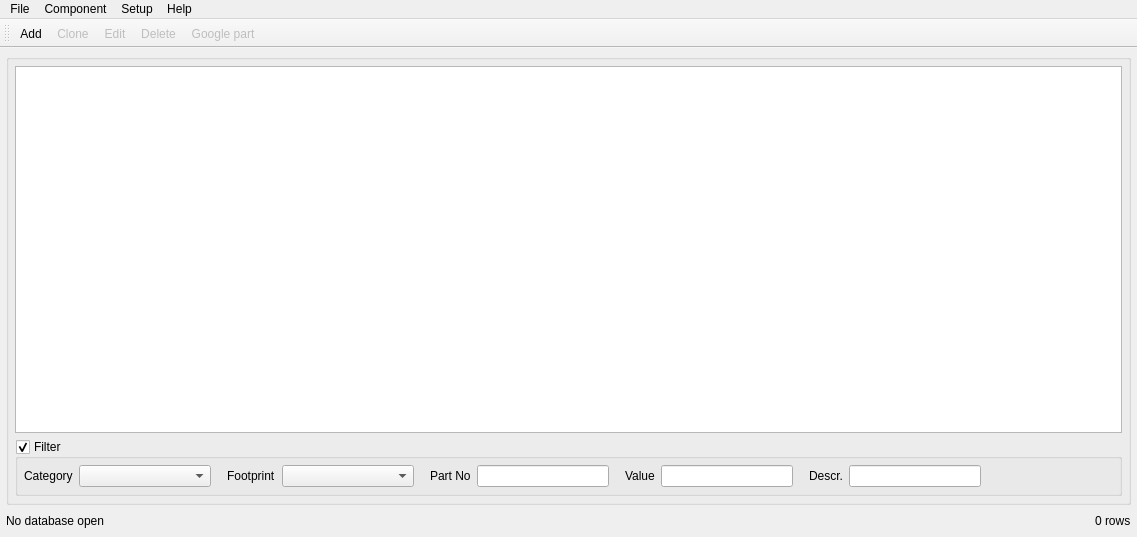
<?xml version="1.0" encoding="UTF-8"?>
<ui version="4.0">
 <class>MainWindow</class>
 <widget class="QMainWindow" name="MainWindow">
  <property name="geometry">
   <rect>
    <x>0</x>
    <y>0</y>
    <width>1137</width>
    <height>537</height>
   </rect>
  </property>
  <property name="sizePolicy">
   <sizepolicy hsizetype="Preferred" vsizetype="Preferred">
    <horstretch>0</horstretch>
    <verstretch>0</verstretch>
   </sizepolicy>
  </property>
  <property name="windowTitle">
   <string>compdb</string>
  </property>
  <property name="windowIcon">
   <iconset>
    <normaloff>chip.icns</normaloff>chip.icns</iconset>
  </property>
  <property name="unifiedTitleAndToolBarOnMac">
   <bool>true</bool>
  </property>
  <widget class="QWidget" name="centralWidget">
   <layout class="QVBoxLayout" name="verticalLayout">
    <property name="spacing">
     <number>6</number>
    </property>
    <property name="leftMargin">
     <number>6</number>
    </property>
    <property name="topMargin">
     <number>6</number>
    </property>
    <property name="rightMargin">
     <number>6</number>
    </property>
    <property name="bottomMargin">
     <number>6</number>
    </property>
    <item>
     <widget class="QGroupBox" name="group_components">
      <property name="enabled">
       <bool>true</bool>
      </property>
      <property name="title">
       <string/>
      </property>
      <layout class="QVBoxLayout" name="verticalLayout_2">
       <property name="spacing">
        <number>6</number>
       </property>
       <property name="leftMargin">
        <number>6</number>
       </property>
       <property name="topMargin">
        <number>6</number>
       </property>
       <property name="rightMargin">
        <number>6</number>
       </property>
       <property name="bottomMargin">
        <number>6</number>
       </property>
       <item>
        <widget class="QTableView" name="tableView">
         <property name="editTriggers">
          <set>QAbstractItemView::AnyKeyPressed|QAbstractItemView::DoubleClicked|QAbstractItemView::EditKeyPressed|QAbstractItemView::SelectedClicked</set>
         </property>
         <property name="alternatingRowColors">
          <bool>true</bool>
         </property>
         <property name="selectionMode">
          <enum>QAbstractItemView::SingleSelection</enum>
         </property>
         <property name="selectionBehavior">
          <enum>QAbstractItemView::SelectItems</enum>
         </property>
         <property name="showGrid">
          <bool>false</bool>
         </property>
         <property name="gridStyle">
          <enum>Qt::DotLine</enum>
         </property>
         <property name="sortingEnabled">
          <bool>true</bool>
         </property>
         <attribute name="horizontalHeaderHighlightSections">
          <bool>false</bool>
         </attribute>
         <attribute name="verticalHeaderDefaultSectionSize">
          <number>20</number>
         </attribute>
         <attribute name="verticalHeaderHighlightSections">
          <bool>false</bool>
         </attribute>
         <attribute name="verticalHeaderMinimumSectionSize">
          <number>20</number>
         </attribute>
        </widget>
       </item>
       <item>
        <widget class="QGroupBox" name="group_filter">
         <property name="enabled">
          <bool>true</bool>
         </property>
         <property name="focusPolicy">
          <enum>Qt::StrongFocus</enum>
         </property>
         <property name="title">
          <string>Filter</string>
         </property>
         <property name="flat">
          <bool>false</bool>
         </property>
         <property name="checkable">
          <bool>true</bool>
         </property>
         <property name="checked">
          <bool>true</bool>
         </property>
         <layout class="QHBoxLayout" name="horizontalLayout_3">
          <property name="spacing">
           <number>-1</number>
          </property>
          <property name="sizeConstraint">
           <enum>QLayout::SetMinimumSize</enum>
          </property>
          <property name="leftMargin">
           <number>6</number>
          </property>
          <property name="topMargin">
           <number>6</number>
          </property>
          <property name="rightMargin">
           <number>6</number>
          </property>
          <property name="bottomMargin">
           <number>6</number>
          </property>
          <item>
           <widget class="QLabel" name="label_2">
            <property name="text">
             <string>Category</string>
            </property>
           </widget>
          </item>
          <item>
           <widget class="QComboBox" name="cb_category">
            <property name="sizePolicy">
             <sizepolicy hsizetype="MinimumExpanding" vsizetype="Fixed">
              <horstretch>0</horstretch>
              <verstretch>0</verstretch>
             </sizepolicy>
            </property>
            <property name="maximumSize">
             <size>
              <width>200</width>
              <height>16777215</height>
             </size>
            </property>
            <property name="focusPolicy">
             <enum>Qt::StrongFocus</enum>
            </property>
           </widget>
          </item>
          <item>
           <spacer name="horizontalSpacer_3">
            <property name="orientation">
             <enum>Qt::Horizontal</enum>
            </property>
            <property name="sizeType">
             <enum>QSizePolicy::Minimum</enum>
            </property>
            <property name="sizeHint" stdset="0">
             <size>
              <width>10</width>
              <height>20</height>
             </size>
            </property>
           </spacer>
          </item>
          <item>
           <widget class="QLabel" name="label_3">
            <property name="text">
             <string>Footprint</string>
            </property>
           </widget>
          </item>
          <item>
           <widget class="QComboBox" name="cb_footprint">
            <property name="sizePolicy">
             <sizepolicy hsizetype="MinimumExpanding" vsizetype="Fixed">
              <horstretch>0</horstretch>
              <verstretch>0</verstretch>
             </sizepolicy>
            </property>
            <property name="maximumSize">
             <size>
              <width>200</width>
              <height>16777215</height>
             </size>
            </property>
            <property name="focusPolicy">
             <enum>Qt::StrongFocus</enum>
            </property>
           </widget>
          </item>
          <item>
           <spacer name="horizontalSpacer_5">
            <property name="orientation">
             <enum>Qt::Horizontal</enum>
            </property>
            <property name="sizeType">
             <enum>QSizePolicy::Minimum</enum>
            </property>
            <property name="sizeHint" stdset="0">
             <size>
              <width>10</width>
              <height>20</height>
             </size>
            </property>
           </spacer>
          </item>
          <item>
           <widget class="QLabel" name="label_5">
            <property name="text">
             <string>Part No</string>
            </property>
           </widget>
          </item>
          <item>
           <widget class="QLineEdit" name="le_part_no">
            <property name="sizePolicy">
             <sizepolicy hsizetype="MinimumExpanding" vsizetype="Fixed">
              <horstretch>0</horstretch>
              <verstretch>0</verstretch>
             </sizepolicy>
            </property>
            <property name="minimumSize">
             <size>
              <width>50</width>
              <height>0</height>
             </size>
            </property>
            <property name="maximumSize">
             <size>
              <width>200</width>
              <height>16777215</height>
             </size>
            </property>
           </widget>
          </item>
          <item>
           <spacer name="horizontalSpacer_6">
            <property name="orientation">
             <enum>Qt::Horizontal</enum>
            </property>
            <property name="sizeType">
             <enum>QSizePolicy::Minimum</enum>
            </property>
            <property name="sizeHint" stdset="0">
             <size>
              <width>10</width>
              <height>20</height>
             </size>
            </property>
           </spacer>
          </item>
          <item>
           <widget class="QLabel" name="label_4">
            <property name="text">
             <string>Value</string>
            </property>
           </widget>
          </item>
          <item>
           <widget class="QLineEdit" name="le_value">
            <property name="sizePolicy">
             <sizepolicy hsizetype="MinimumExpanding" vsizetype="Fixed">
              <horstretch>0</horstretch>
              <verstretch>0</verstretch>
             </sizepolicy>
            </property>
            <property name="minimumSize">
             <size>
              <width>50</width>
              <height>0</height>
             </size>
            </property>
            <property name="maximumSize">
             <size>
              <width>200</width>
              <height>16777215</height>
             </size>
            </property>
           </widget>
          </item>
          <item>
           <spacer name="horizontalSpacer_7">
            <property name="orientation">
             <enum>Qt::Horizontal</enum>
            </property>
            <property name="sizeType">
             <enum>QSizePolicy::Minimum</enum>
            </property>
            <property name="sizeHint" stdset="0">
             <size>
              <width>10</width>
              <height>20</height>
             </size>
            </property>
           </spacer>
          </item>
          <item>
           <widget class="QLabel" name="label_6">
            <property name="text">
             <string>Descr.</string>
            </property>
           </widget>
          </item>
          <item>
           <widget class="QLineEdit" name="le_description">
            <property name="sizePolicy">
             <sizepolicy hsizetype="MinimumExpanding" vsizetype="Fixed">
              <horstretch>0</horstretch>
              <verstretch>0</verstretch>
             </sizepolicy>
            </property>
            <property name="minimumSize">
             <size>
              <width>50</width>
              <height>0</height>
             </size>
            </property>
            <property name="maximumSize">
             <size>
              <width>200</width>
              <height>16777215</height>
             </size>
            </property>
           </widget>
          </item>
          <item>
           <spacer name="horizontalSpacer">
            <property name="orientation">
             <enum>Qt::Horizontal</enum>
            </property>
            <property name="sizeType">
             <enum>QSizePolicy::MinimumExpanding</enum>
            </property>
            <property name="sizeHint" stdset="0">
             <size>
              <width>10</width>
              <height>20</height>
             </size>
            </property>
           </spacer>
          </item>
         </layout>
         <zorder>label_3</zorder>
         <zorder>cb_footprint</zorder>
         <zorder>cb_category</zorder>
         <zorder>label_2</zorder>
         <zorder>horizontalSpacer_3</zorder>
         <zorder>horizontalSpacer_5</zorder>
         <zorder>horizontalSpacer_6</zorder>
         <zorder>label_5</zorder>
         <zorder>le_part_no</zorder>
         <zorder>le_value</zorder>
         <zorder>label_4</zorder>
         <zorder>horizontalSpacer</zorder>
         <zorder>label_6</zorder>
         <zorder>horizontalSpacer_7</zorder>
         <zorder>le_description</zorder>
        </widget>
       </item>
      </layout>
     </widget>
    </item>
    <item>
     <layout class="QHBoxLayout" name="horizontalLayout">
      <property name="spacing">
       <number>0</number>
      </property>
      <item>
       <widget class="QLabel" name="lb_db">
        <property name="text">
         <string>No database open</string>
        </property>
       </widget>
      </item>
      <item>
       <spacer name="horizontalSpacer_2">
        <property name="orientation">
         <enum>Qt::Horizontal</enum>
        </property>
        <property name="sizeHint" stdset="0">
         <size>
          <width>40</width>
          <height>20</height>
         </size>
        </property>
       </spacer>
      </item>
      <item>
       <widget class="QLabel" name="lb_rows">
        <property name="text">
         <string>0 rows</string>
        </property>
       </widget>
      </item>
     </layout>
    </item>
   </layout>
  </widget>
  <widget class="QMenuBar" name="menuBar">
   <property name="geometry">
    <rect>
     <x>0</x>
     <y>0</y>
     <width>1137</width>
     <height>22</height>
    </rect>
   </property>
   <widget class="QMenu" name="menuFile">
    <property name="windowTitle">
     <string>compdb</string>
    </property>
    <property name="title">
     <string>File</string>
    </property>
    <addaction name="action_open"/>
    <addaction name="action_new"/>
    <addaction name="action_close"/>
    <addaction name="action_exit"/>
   </widget>
   <widget class="QMenu" name="menuEdit">
    <property name="title">
     <string>Setup</string>
    </property>
    <addaction name="action_category"/>
    <addaction name="action_footprint"/>
    <addaction name="action_type"/>
    <addaction name="action_temp"/>
    <addaction name="action_suppl"/>
   </widget>
   <widget class="QMenu" name="menuComponent">
    <property name="title">
     <string>Component</string>
    </property>
    <addaction name="action_add"/>
    <addaction name="action_clone"/>
    <addaction name="action_edit"/>
    <addaction name="action_delete"/>
    <addaction name="separator"/>
    <addaction name="action_google"/>
   </widget>
   <widget class="QMenu" name="menuAbout">
    <property name="title">
     <string>Help</string>
    </property>
    <addaction name="action_help"/>
    <addaction name="action_about"/>
   </widget>
   <addaction name="menuFile"/>
   <addaction name="menuComponent"/>
   <addaction name="menuEdit"/>
   <addaction name="menuAbout"/>
  </widget>
  <widget class="QToolBar" name="toolBar">
   <property name="enabled">
    <bool>true</bool>
   </property>
   <property name="windowTitle">
    <string>toolBar</string>
   </property>
   <attribute name="toolBarArea">
    <enum>TopToolBarArea</enum>
   </attribute>
   <attribute name="toolBarBreak">
    <bool>false</bool>
   </attribute>
   <addaction name="action_add"/>
   <addaction name="action_clone"/>
   <addaction name="action_edit"/>
   <addaction name="action_delete"/>
   <addaction name="action_google"/>
  </widget>
  <action name="action_open">
   <property name="text">
    <string>Open database...</string>
   </property>
   <property name="toolTip">
    <string>Open component database</string>
   </property>
   <property name="shortcut">
    <string>Ctrl+O</string>
   </property>
  </action>
  <action name="action_category">
   <property name="text">
    <string>Categories</string>
   </property>
   <property name="toolTip">
    <string>Edit Categories</string>
   </property>
   <property name="shortcut">
    <string>Ctrl+C</string>
   </property>
  </action>
  <action name="action_type">
   <property name="text">
    <string>Mounting</string>
   </property>
   <property name="toolTip">
    <string>Edit Types</string>
   </property>
   <property name="shortcut">
    <string>Ctrl+M</string>
   </property>
  </action>
  <action name="action_footprint">
   <property name="text">
    <string>Footprints</string>
   </property>
   <property name="toolTip">
    <string>Edit Footprints</string>
   </property>
   <property name="shortcut">
    <string>Ctrl+F</string>
   </property>
  </action>
  <action name="action_new">
   <property name="text">
    <string>New database...</string>
   </property>
   <property name="shortcut">
    <string>Ctrl+N</string>
   </property>
  </action>
  <action name="action_add">
   <property name="text">
    <string>Add</string>
   </property>
   <property name="toolTip">
    <string>Add component</string>
   </property>
   <property name="shortcut">
    <string>Ctrl+A</string>
   </property>
  </action>
  <action name="action_clone">
   <property name="enabled">
    <bool>false</bool>
   </property>
   <property name="text">
    <string>Clone</string>
   </property>
   <property name="toolTip">
    <string>Clone selected component</string>
   </property>
   <property name="shortcut">
    <string>Ctrl+L</string>
   </property>
  </action>
  <action name="action_edit">
   <property name="enabled">
    <bool>false</bool>
   </property>
   <property name="text">
    <string>Edit</string>
   </property>
   <property name="toolTip">
    <string>Edit selected component</string>
   </property>
   <property name="shortcut">
    <string>Ctrl+E</string>
   </property>
  </action>
  <action name="action_delete">
   <property name="enabled">
    <bool>false</bool>
   </property>
   <property name="text">
    <string>Delete</string>
   </property>
   <property name="toolTip">
    <string>Delete selected component</string>
   </property>
   <property name="shortcut">
    <string>Ctrl+X</string>
   </property>
  </action>
  <action name="action_exit">
   <property name="enabled">
    <bool>true</bool>
   </property>
   <property name="text">
    <string>Exit</string>
   </property>
  </action>
  <action name="action_temp">
   <property name="text">
    <string>Temperature rating</string>
   </property>
   <property name="shortcut">
    <string>Ctrl+T</string>
   </property>
  </action>
  <action name="action_close">
   <property name="text">
    <string>Close database</string>
   </property>
  </action>
  <action name="action_google">
   <property name="enabled">
    <bool>false</bool>
   </property>
   <property name="text">
    <string>Google part</string>
   </property>
   <property name="toolTip">
    <string>Open browser and Google part + Supplier</string>
   </property>
   <property name="shortcut">
    <string>Ctrl+G</string>
   </property>
  </action>
  <action name="action_help">
   <property name="text">
    <string>Help (web-link)</string>
   </property>
  </action>
  <action name="action_about">
   <property name="text">
    <string>About</string>
   </property>
  </action>
  <action name="action_suppl">
   <property name="enabled">
    <bool>false</bool>
   </property>
   <property name="text">
    <string>Supplier</string>
   </property>
   <property name="shortcut">
    <string>Ctrl+S</string>
   </property>
  </action>
 </widget>
 <layoutdefault spacing="6" margin="11"/>
 <resources/>
 <connections/>
</ui>
